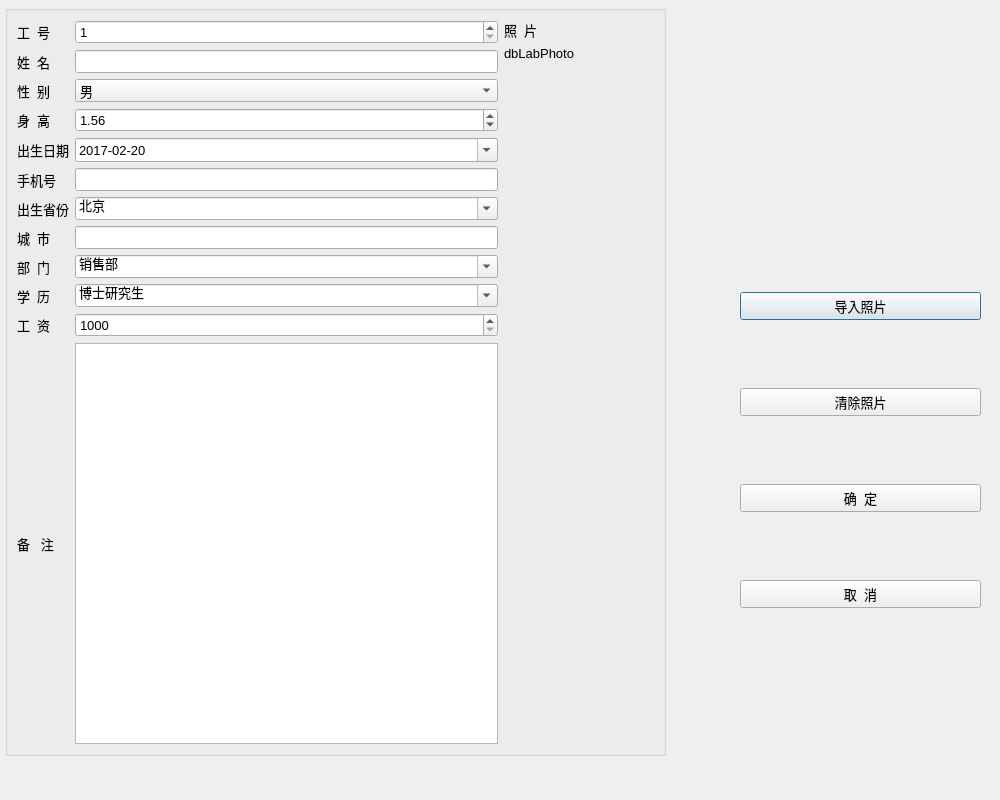
<?xml version="1.0" encoding="UTF-8"?>
<ui version="4.0">
 <class>WDialogData</class>
 <widget class="QDialog" name="WDialogData">
  <property name="geometry">
   <rect>
    <x>0</x>
    <y>0</y>
    <width>1000</width>
    <height>800</height>
   </rect>
  </property>
  <property name="font">
   <font>
    <pointsize>10</pointsize>
   </font>
  </property>
  <property name="windowTitle">
   <string>编辑记录</string>
  </property>
  <widget class="QGroupBox" name="groupBox_2">
   <property name="geometry">
    <rect>
     <x>5</x>
     <y>5</y>
     <width>661</width>
     <height>751</height>
    </rect>
   </property>
   <property name="title">
    <string/>
   </property>
   <layout class="QHBoxLayout" name="horizontalLayout">
    <item>
     <layout class="QGridLayout" name="gridLayout">
      <item row="0" column="0">
       <widget class="QLabel" name="label">
        <property name="text">
         <string>工  号</string>
        </property>
        <property name="buddy">
         <cstring>spinEmpNo</cstring>
        </property>
       </widget>
      </item>
      <item row="0" column="1">
       <widget class="QSpinBox" name="spinEmpNo">
        <property name="minimum">
         <number>1</number>
        </property>
        <property name="maximum">
         <number>10000</number>
        </property>
       </widget>
      </item>
      <item row="1" column="0">
       <widget class="QLabel" name="label_2">
        <property name="text">
         <string>姓  名</string>
        </property>
        <property name="buddy">
         <cstring>editName</cstring>
        </property>
       </widget>
      </item>
      <item row="1" column="1">
       <widget class="QLineEdit" name="editName"/>
      </item>
      <item row="2" column="0">
       <widget class="QLabel" name="label_3">
        <property name="text">
         <string>性  别</string>
        </property>
        <property name="buddy">
         <cstring>comboSex</cstring>
        </property>
       </widget>
      </item>
      <item row="2" column="1">
       <widget class="QComboBox" name="comboSex">
        <item>
         <property name="text">
          <string>男</string>
         </property>
        </item>
        <item>
         <property name="text">
          <string>女</string>
         </property>
        </item>
       </widget>
      </item>
      <item row="3" column="0">
       <widget class="QLabel" name="label_4">
        <property name="text">
         <string>身  高</string>
        </property>
        <property name="buddy">
         <cstring>spinHeight</cstring>
        </property>
       </widget>
      </item>
      <item row="3" column="1">
       <widget class="QDoubleSpinBox" name="spinHeight">
        <property name="suffix">
         <string/>
        </property>
        <property name="maximum">
         <double>3.000000000000000</double>
        </property>
        <property name="singleStep">
         <double>0.010000000000000</double>
        </property>
        <property name="value">
         <double>1.560000000000000</double>
        </property>
       </widget>
      </item>
      <item row="4" column="0">
       <widget class="QLabel" name="label_5">
        <property name="text">
         <string>出生日期</string>
        </property>
        <property name="buddy">
         <cstring>editBirth</cstring>
        </property>
       </widget>
      </item>
      <item row="4" column="1">
       <widget class="QDateEdit" name="editBirth">
        <property name="displayFormat">
         <string>yyyy-MM-dd</string>
        </property>
        <property name="calendarPopup">
         <bool>true</bool>
        </property>
        <property name="date">
         <date>
          <year>2017</year>
          <month>2</month>
          <day>20</day>
         </date>
        </property>
       </widget>
      </item>
      <item row="5" column="0">
       <widget class="QLabel" name="label_10">
        <property name="text">
         <string>手机号</string>
        </property>
        <property name="buddy">
         <cstring>editMobile</cstring>
        </property>
       </widget>
      </item>
      <item row="5" column="1">
       <widget class="QLineEdit" name="editMobile"/>
      </item>
      <item row="6" column="0">
       <widget class="QLabel" name="label_7">
        <property name="text">
         <string>出生省份</string>
        </property>
        <property name="buddy">
         <cstring>comboProvince</cstring>
        </property>
       </widget>
      </item>
      <item row="6" column="1">
       <widget class="QComboBox" name="comboProvince">
        <property name="editable">
         <bool>true</bool>
        </property>
        <property name="currentText">
         <string>北京</string>
        </property>
        <item>
         <property name="text">
          <string>北京</string>
         </property>
        </item>
        <item>
         <property name="text">
          <string>上海</string>
         </property>
        </item>
        <item>
         <property name="text">
          <string>天津</string>
         </property>
        </item>
        <item>
         <property name="text">
          <string>重庆</string>
         </property>
        </item>
        <item>
         <property name="text">
          <string>安徽</string>
         </property>
        </item>
        <item>
         <property name="text">
          <string>河北</string>
         </property>
        </item>
        <item>
         <property name="text">
          <string>河南</string>
         </property>
        </item>
        <item>
         <property name="text">
          <string>湖北</string>
         </property>
        </item>
        <item>
         <property name="text">
          <string>湖南</string>
         </property>
        </item>
        <item>
         <property name="text">
          <string>山西</string>
         </property>
        </item>
        <item>
         <property name="text">
          <string>山东</string>
         </property>
        </item>
        <item>
         <property name="text">
          <string>陕西</string>
         </property>
        </item>
        <item>
         <property name="text">
          <string>江苏</string>
         </property>
        </item>
        <item>
         <property name="text">
          <string>江西</string>
         </property>
        </item>
       </widget>
      </item>
      <item row="7" column="0">
       <widget class="QLabel" name="label_8">
        <property name="text">
         <string>城  市</string>
        </property>
        <property name="buddy">
         <cstring>editCity</cstring>
        </property>
       </widget>
      </item>
      <item row="7" column="1">
       <widget class="QLineEdit" name="editCity"/>
      </item>
      <item row="8" column="0">
       <widget class="QLabel" name="label_6">
        <property name="text">
         <string>部  门</string>
        </property>
        <property name="buddy">
         <cstring>comboDep</cstring>
        </property>
       </widget>
      </item>
      <item row="8" column="1">
       <widget class="QComboBox" name="comboDep">
        <property name="editable">
         <bool>true</bool>
        </property>
        <property name="currentText">
         <string>销售部</string>
        </property>
        <item>
         <property name="text">
          <string>销售部</string>
         </property>
        </item>
        <item>
         <property name="text">
          <string>技术部</string>
         </property>
        </item>
        <item>
         <property name="text">
          <string>生产部</string>
         </property>
        </item>
        <item>
         <property name="text">
          <string>行政部</string>
         </property>
        </item>
       </widget>
      </item>
      <item row="11" column="1">
       <widget class="QPlainTextEdit" name="editMemo">
        <property name="maximumSize">
         <size>
          <width>16777215</width>
          <height>16777215</height>
         </size>
        </property>
       </widget>
      </item>
      <item row="11" column="0">
       <widget class="QLabel" name="label_9">
        <property name="text">
         <string>备   注</string>
        </property>
        <property name="buddy">
         <cstring>editMemo</cstring>
        </property>
       </widget>
      </item>
      <item row="9" column="0">
       <widget class="QLabel" name="label_11">
        <property name="text">
         <string>学  历</string>
        </property>
        <property name="buddy">
         <cstring>comboEdu</cstring>
        </property>
       </widget>
      </item>
      <item row="10" column="1">
       <widget class="QSpinBox" name="spinSalary">
        <property name="prefix">
         <string/>
        </property>
        <property name="minimum">
         <number>1000</number>
        </property>
        <property name="maximum">
         <number>50000</number>
        </property>
        <property name="singleStep">
         <number>100</number>
        </property>
        <property name="value">
         <number>1000</number>
        </property>
       </widget>
      </item>
      <item row="10" column="0">
       <widget class="QLabel" name="label_12">
        <property name="text">
         <string>工  资</string>
        </property>
        <property name="buddy">
         <cstring>spinSalary</cstring>
        </property>
       </widget>
      </item>
      <item row="9" column="1">
       <widget class="QComboBox" name="comboEdu">
        <property name="editable">
         <bool>true</bool>
        </property>
        <property name="currentText">
         <string>博士研究生</string>
        </property>
        <item>
         <property name="text">
          <string>博士研究生</string>
         </property>
        </item>
        <item>
         <property name="text">
          <string>硕士研究生</string>
         </property>
        </item>
        <item>
         <property name="text">
          <string>大学本科</string>
         </property>
        </item>
        <item>
         <property name="text">
          <string>大学专科</string>
         </property>
        </item>
        <item>
         <property name="text">
          <string>高中</string>
         </property>
        </item>
        <item>
         <property name="text">
          <string>初中</string>
         </property>
        </item>
        <item>
         <property name="text">
          <string>小学</string>
         </property>
        </item>
       </widget>
      </item>
     </layout>
    </item>
    <item>
     <layout class="QVBoxLayout" name="verticalLayout">
      <item>
       <widget class="QLabel" name="label_13">
        <property name="text">
         <string>照  片</string>
        </property>
       </widget>
      </item>
      <item>
       <widget class="QLabel" name="LabPhoto">
        <property name="minimumSize">
         <size>
          <width>150</width>
          <height>0</height>
         </size>
        </property>
        <property name="maximumSize">
         <size>
          <width>350</width>
          <height>16777215</height>
         </size>
        </property>
        <property name="text">
         <string>dbLabPhoto</string>
        </property>
       </widget>
      </item>
      <item>
       <spacer name="verticalSpacer">
        <property name="orientation">
         <enum>Qt::Vertical</enum>
        </property>
        <property name="sizeHint" stdset="0">
         <size>
          <width>20</width>
          <height>40</height>
         </size>
        </property>
       </spacer>
      </item>
     </layout>
    </item>
   </layout>
  </widget>
  <widget class="QWidget" name="layoutWidget">
   <property name="geometry">
    <rect>
     <x>740</x>
     <y>230</y>
     <width>241</width>
     <height>441</height>
    </rect>
   </property>
   <layout class="QVBoxLayout" name="verticalLayout_2">
    <item>
     <widget class="QPushButton" name="btnSetPhoto">
      <property name="text">
       <string>导入照片</string>
      </property>
      <property name="icon">
       <iconset resource="res.qrc">
        <normaloff>:/images/images/00.JPG</normaloff>:/images/images/00.JPG</iconset>
      </property>
     </widget>
    </item>
    <item>
     <widget class="QPushButton" name="btnClearPhoto">
      <property name="text">
       <string>清除照片</string>
      </property>
      <property name="icon">
       <iconset resource="res.qrc">
        <normaloff>:/images/images/103.bmp</normaloff>:/images/images/103.bmp</iconset>
      </property>
     </widget>
    </item>
    <item>
     <widget class="QPushButton" name="btnOK">
      <property name="text">
       <string>确  定</string>
      </property>
      <property name="icon">
       <iconset resource="res.qrc">
        <normaloff>:/images/images/704.bmp</normaloff>:/images/images/704.bmp</iconset>
      </property>
     </widget>
    </item>
    <item>
     <widget class="QPushButton" name="btnClose">
      <property name="text">
       <string>取  消</string>
      </property>
      <property name="icon">
       <iconset resource="res.qrc">
        <normaloff>:/images/images/706.bmp</normaloff>:/images/images/706.bmp</iconset>
      </property>
     </widget>
    </item>
   </layout>
  </widget>
 </widget>
 <resources>
  <include location="res.qrc"/>
 </resources>
 <connections>
  <connection>
   <sender>btnClose</sender>
   <signal>clicked()</signal>
   <receiver>WDialogData</receiver>
   <slot>reject()</slot>
   <hints>
    <hint type="sourcelabel">
     <x>530</x>
     <y>230</y>
    </hint>
    <hint type="destinationlabel">
     <x>294</x>
     <y>205</y>
    </hint>
   </hints>
  </connection>
  <connection>
   <sender>btnOK</sender>
   <signal>clicked()</signal>
   <receiver>WDialogData</receiver>
   <slot>accept()</slot>
   <hints>
    <hint type="sourcelabel">
     <x>530</x>
     <y>173</y>
    </hint>
    <hint type="destinationlabel">
     <x>294</x>
     <y>205</y>
    </hint>
   </hints>
  </connection>
 </connections>
</ui>
